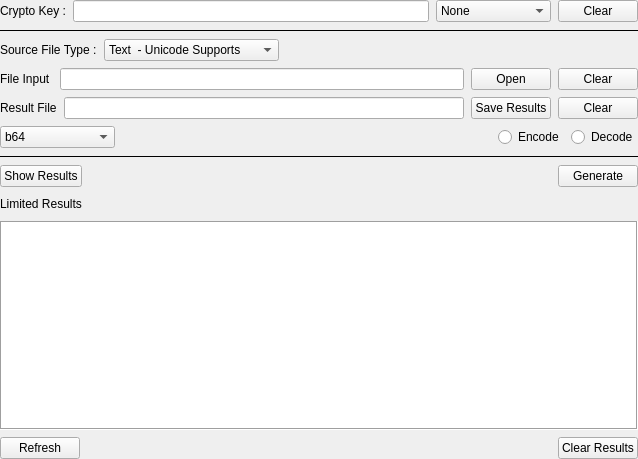
<?xml version="1.0" encoding="UTF-8"?>
<ui version="4.0">
 <class>File_Input</class>
 <widget class="QWidget" name="File_Input">
  <property name="geometry">
   <rect>
    <x>0</x>
    <y>0</y>
    <width>638</width>
    <height>459</height>
   </rect>
  </property>
  <property name="windowTitle">
   <string>Form</string>
  </property>
  <property name="locale">
   <locale language="English" country="UnitedStates"/>
  </property>
  <layout class="QVBoxLayout" name="verticalLayout">
   <property name="spacing">
    <number>7</number>
   </property>
   <property name="leftMargin">
    <number>0</number>
   </property>
   <property name="topMargin">
    <number>0</number>
   </property>
   <property name="rightMargin">
    <number>0</number>
   </property>
   <property name="bottomMargin">
    <number>0</number>
   </property>
   <item>
    <layout class="QHBoxLayout" name="horizontalLayout_9">
     <item>
      <widget class="QLabel" name="label_3">
       <property name="text">
        <string>Crypto Key :</string>
       </property>
      </widget>
     </item>
     <item>
      <widget class="QLineEdit" name="key_input">
       <property name="echoMode">
        <enum>QLineEdit::PasswordEchoOnEdit</enum>
       </property>
      </widget>
     </item>
     <item>
      <widget class="QComboBox" name="cmb_cipher_key">
       <property name="sizePolicy">
        <sizepolicy hsizetype="Preferred" vsizetype="Fixed">
         <horstretch>0</horstretch>
         <verstretch>0</verstretch>
        </sizepolicy>
       </property>
       <property name="minimumSize">
        <size>
         <width>115</width>
         <height>0</height>
        </size>
       </property>
       <item>
        <property name="text">
         <string>None</string>
        </property>
       </item>
       <item>
        <property name="text">
         <string>b64</string>
        </property>
       </item>
       <item>
        <property name="text">
         <string>ab64</string>
        </property>
       </item>
       <item>
        <property name="text">
         <string>mb64</string>
        </property>
       </item>
       <item>
        <property name="text">
         <string>eb64</string>
        </property>
       </item>
       <item>
        <property name="text">
         <string>lb64</string>
        </property>
       </item>
       <item>
        <property name="text">
         <string>rb64</string>
        </property>
       </item>
       <item>
        <property name="text">
         <string>rab64</string>
        </property>
       </item>
       <item>
        <property name="text">
         <string>rmb64</string>
        </property>
       </item>
       <item>
        <property name="text">
         <string>reb64</string>
        </property>
       </item>
       <item>
        <property name="text">
         <string>rlb64</string>
        </property>
       </item>
      </widget>
     </item>
     <item>
      <widget class="QPushButton" name="btn_clear_key">
       <property name="text">
        <string>Clear</string>
       </property>
      </widget>
     </item>
    </layout>
   </item>
   <item>
    <widget class="Line" name="line_9">
     <property name="frameShadow">
      <enum>QFrame::Plain</enum>
     </property>
     <property name="orientation">
      <enum>Qt::Horizontal</enum>
     </property>
    </widget>
   </item>
   <item>
    <layout class="QHBoxLayout" name="horizontalLayout_4">
     <item>
      <widget class="QLabel" name="label_5">
       <property name="text">
        <string>Source File Type :</string>
       </property>
      </widget>
     </item>
     <item>
      <widget class="QComboBox" name="cmb_file_type">
       <property name="minimumSize">
        <size>
         <width>160</width>
         <height>0</height>
        </size>
       </property>
       <item>
        <property name="text">
         <string>Text  - Unicode Supports</string>
        </property>
       </item>
       <item>
        <property name="text">
         <string>Binarray - Any Type Of File</string>
        </property>
       </item>
      </widget>
     </item>
     <item>
      <spacer name="horizontalSpacer_3">
       <property name="orientation">
        <enum>Qt::Horizontal</enum>
       </property>
       <property name="sizeHint" stdset="0">
        <size>
         <width>40</width>
         <height>20</height>
        </size>
       </property>
      </spacer>
     </item>
    </layout>
   </item>
   <item>
    <layout class="QHBoxLayout" name="horizontalLayout">
     <item>
      <widget class="QLabel" name="label">
       <property name="text">
        <string>File Input </string>
       </property>
      </widget>
     </item>
     <item>
      <widget class="QLineEdit" name="file_input">
       <property name="readOnly">
        <bool>true</bool>
       </property>
      </widget>
     </item>
     <item>
      <widget class="QPushButton" name="btn_open_file">
       <property name="text">
        <string>Open</string>
       </property>
      </widget>
     </item>
     <item>
      <widget class="QPushButton" name="btn_clear_input_file">
       <property name="text">
        <string>Clear</string>
       </property>
      </widget>
     </item>
    </layout>
   </item>
   <item>
    <layout class="QHBoxLayout" name="horizontalLayout_3">
     <item>
      <widget class="QLabel" name="label_4">
       <property name="text">
        <string>Result File</string>
       </property>
      </widget>
     </item>
     <item>
      <widget class="QLineEdit" name="result_save_input">
       <property name="readOnly">
        <bool>true</bool>
       </property>
      </widget>
     </item>
     <item>
      <widget class="QPushButton" name="btn_save">
       <property name="text">
        <string>Save Results</string>
       </property>
      </widget>
     </item>
     <item>
      <widget class="QPushButton" name="btn_clear_result_file">
       <property name="text">
        <string>Clear</string>
       </property>
      </widget>
     </item>
    </layout>
   </item>
   <item>
    <layout class="QHBoxLayout" name="horizontalLayout_8">
     <item>
      <widget class="QComboBox" name="cmb_cipher_method">
       <property name="sizePolicy">
        <sizepolicy hsizetype="Preferred" vsizetype="Fixed">
         <horstretch>0</horstretch>
         <verstretch>0</verstretch>
        </sizepolicy>
       </property>
       <property name="minimumSize">
        <size>
         <width>115</width>
         <height>0</height>
        </size>
       </property>
       <item>
        <property name="text">
         <string>b64</string>
        </property>
       </item>
       <item>
        <property name="text">
         <string>ab64</string>
        </property>
       </item>
       <item>
        <property name="text">
         <string>mb64</string>
        </property>
       </item>
       <item>
        <property name="text">
         <string>eb64</string>
        </property>
       </item>
       <item>
        <property name="text">
         <string>lb64</string>
        </property>
       </item>
       <item>
        <property name="text">
         <string>rb64</string>
        </property>
       </item>
       <item>
        <property name="text">
         <string>rab64</string>
        </property>
       </item>
       <item>
        <property name="text">
         <string>rmb64</string>
        </property>
       </item>
       <item>
        <property name="text">
         <string>reb64</string>
        </property>
       </item>
       <item>
        <property name="text">
         <string>rlb64</string>
        </property>
       </item>
      </widget>
     </item>
     <item>
      <spacer name="horizontalSpacer_2">
       <property name="orientation">
        <enum>Qt::Horizontal</enum>
       </property>
       <property name="sizeHint" stdset="0">
        <size>
         <width>40</width>
         <height>20</height>
        </size>
       </property>
      </spacer>
     </item>
     <item>
      <widget class="QRadioButton" name="rdb_encode">
       <property name="text">
        <string>Encode</string>
       </property>
      </widget>
     </item>
     <item>
      <widget class="QRadioButton" name="rdb_decode">
       <property name="text">
        <string>Decode</string>
       </property>
      </widget>
     </item>
    </layout>
   </item>
   <item>
    <widget class="Line" name="line_7">
     <property name="frameShadow">
      <enum>QFrame::Plain</enum>
     </property>
     <property name="orientation">
      <enum>Qt::Horizontal</enum>
     </property>
    </widget>
   </item>
   <item>
    <layout class="QHBoxLayout" name="horizontalLayout_7">
     <item>
      <widget class="QPushButton" name="btn_show_results">
       <property name="text">
        <string>Show Results</string>
       </property>
      </widget>
     </item>
     <item>
      <spacer name="horizontalSpacer">
       <property name="orientation">
        <enum>Qt::Horizontal</enum>
       </property>
       <property name="sizeHint" stdset="0">
        <size>
         <width>40</width>
         <height>20</height>
        </size>
       </property>
      </spacer>
     </item>
     <item>
      <widget class="QPushButton" name="btn_generate">
       <property name="text">
        <string>Generate</string>
       </property>
      </widget>
     </item>
    </layout>
   </item>
   <item>
    <layout class="QHBoxLayout" name="horizontalLayout_5">
     <item>
      <widget class="QLabel" name="label_2">
       <property name="text">
        <string>Limited Results</string>
       </property>
      </widget>
     </item>
     <item>
      <spacer name="horizontalSpacer_5">
       <property name="orientation">
        <enum>Qt::Horizontal</enum>
       </property>
       <property name="sizeHint" stdset="0">
        <size>
         <width>40</width>
         <height>20</height>
        </size>
       </property>
      </spacer>
     </item>
     <item>
      <widget class="QLabel" name="lbl_results_status">
       <property name="text">
        <string/>
       </property>
      </widget>
     </item>
    </layout>
   </item>
   <item>
    <widget class="QPlainTextEdit" name="result_text">
     <property name="frameShape">
      <enum>QFrame::Box</enum>
     </property>
     <property name="frameShadow">
      <enum>QFrame::Sunken</enum>
     </property>
     <property name="undoRedoEnabled">
      <bool>false</bool>
     </property>
     <property name="readOnly">
      <bool>true</bool>
     </property>
    </widget>
   </item>
   <item>
    <layout class="QHBoxLayout" name="horizontalLayout_2">
     <item>
      <widget class="QPushButton" name="btn_refresh">
       <property name="text">
        <string>Refresh</string>
       </property>
      </widget>
     </item>
     <item>
      <spacer name="horizontalSpacer_4">
       <property name="orientation">
        <enum>Qt::Horizontal</enum>
       </property>
       <property name="sizeHint" stdset="0">
        <size>
         <width>40</width>
         <height>20</height>
        </size>
       </property>
      </spacer>
     </item>
     <item>
      <widget class="QPushButton" name="btn_clear_results">
       <property name="text">
        <string>Clear Results</string>
       </property>
      </widget>
     </item>
    </layout>
   </item>
  </layout>
 </widget>
 <resources/>
 <connections/>
</ui>
